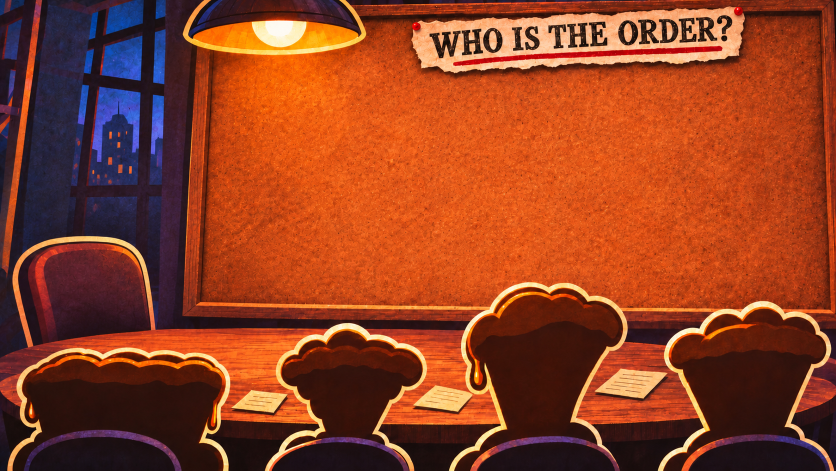
#> input picture art/cutscenes/board/room.png, 1672 x 941 px (shown at 1/2 size); its folder holds 5 pictures in this run
$ python build.py
#> lines starting #> are read from the running program, lines starting #| are printed output that depends on the picture; after the words box and inside, x2 and y2 are one past the last pixel; in counts of white or black regions, pixels touching at a corner belong together
"""Tommy's corkboard layers (2026-11-08) to game assets: assets/cutscenes/board/*.webp. js/hq.js (paintedBoard) pins them on the
painted room live, from the campaign: receipts, suspects, notes, the final photo.

    ~/projects/sprite-forge/.venv/bin/python art/cutscenes/board/build.py

Cut-outs came with a soft glow in their alpha (the ninja and mutant Polaroids and the saluting Dayold came opaque, on a dark backdrop): keep alpha >= 200, trim 1 px (the tickets carry a yellow/red fringe there), feather.
room-front.webp is the four recruits seen from behind, cut from the room itself, drawn over Dayold so he sits behind them.
"""
from pathlib import Path

import numpy as np
from PIL import Image, ImageFilter
from scipy import ndimage

HERE = Path(__file__).resolve().parent
OUT = HERE.parents[2] / "assets/cutscenes/board"
ROOM_W = 1672                       # native: the board shots zoom in
CUTS = {"dayold": 900, "dayold-pointer": 900, "dayold-think": 900, "dayold-salute": 900, "polaroid-teen": 600, "polaroid-turtle": 600, "polaroid-ninja": 600, "polaroid-mutant": 600, "order-1": 300, "order-2": 300}   # longest side, px (close-ups zoom to ~3x)


def cut(name, size):
    src = Image.open(HERE / f"{name}.png")
    im = np.asarray(src.convert("RGBA")).copy()
    if src.mode == "RGB":
        # an opaque one (ninja, mutant) sits on dark brown: the backdrop is the dark joined to the edge
        dark = im[..., :3].max(-1) < 130
        lab, _ = ndimage.label(dark)
        edge = np.unique(np.r_[lab[0], lab[-1], lab[:, 0], lab[:, -1]])
        im[..., 3] = np.where(np.isin(lab, edge[edge > 0]), 0, 255)
    solid = im[..., 3] >= 200
    lab, n = ndimage.label(solid)
    solid = lab == 1 + int(np.argmax(ndimage.sum(solid, lab, range(1, n + 1))))
    solid = ndimage.binary_erosion(ndimage.binary_fill_holes(solid), iterations=1)
    a = Image.fromarray((solid * 255).astype(np.uint8)).filter(ImageFilter.GaussianBlur(0.8))
    im[..., 3] = np.asarray(a)
    ys, xs = np.where(solid)
    pic = Image.fromarray(im).crop((xs.min() - 2, ys.min() - 2, xs.max() + 3, ys.max() + 3))
    k = size / max(pic.size)
    pic = pic.resize((round(pic.width * k), round(pic.height * k)), Image.LANCZOS)
    pic.save(OUT / f"{name}.webp", quality=92, method=6)
    print(name, pic.size)


# Teen and turtle were lit brighter and cooler than ninja and mutant: shift them onto the pair's colour statistics (per channel mean and
# spread over the opaque pixels), most of the way, so all four read as one batch of photos.
MATCH = {"polaroid-teen": ["polaroid-ninja", "polaroid-mutant"], "polaroid-turtle": ["polaroid-ninja", "polaroid-mutant"]}
STRENGTH = 0.8


def stats(names):
    px = np.concatenate([(lambda a: a[a[..., 3] > 200][:, :3])(np.asarray(Image.open(OUT / f"{n}.webp").convert("RGBA")).astype(float))
                         for n in names])
    return px.mean(0), px.std(0)


def tone(name, refs):
    im = np.asarray(Image.open(OUT / f"{name}.webp").convert("RGBA")).astype(float)
    m, sd = stats([name])
    rm, rsd = stats(refs)
    moved = (im[..., :3] - m) / sd * rsd + rm
    im[..., :3] = np.clip(im[..., :3] + STRENGTH * (moved - im[..., :3]), 0, 255)
    Image.fromarray(im.astype(np.uint8), "RGBA").save(OUT / f"{name}.webp", quality=92, method=6)
    print(name, "toned to", ", ".join(refs))


def room():
    im = Image.open(HERE / "room.png").convert("RGB")
#> im is the input picture: PIL image 1672x941 RGB; mean R, G, B 145, 63.8, 34.7
    im = im.resize((ROOM_W, round(im.height * ROOM_W / im.width)), Image.LANCZOS)
    im.save(OUT / "room.webp", quality=90, method=6)
    # the recruits from behind: very dark shapes along the bottom, grown out over their rims
    rgb = np.asarray(im).astype(int)
    dark = rgb.max(-1) < 118
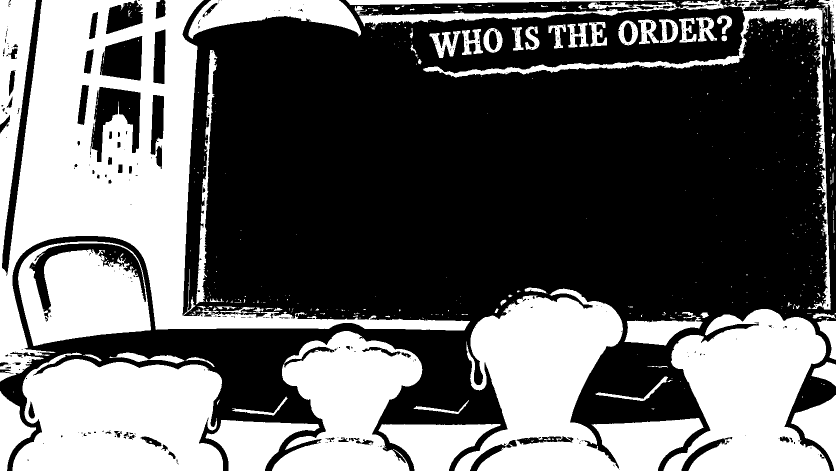
#> dark: shape (941, 1672) bool (shown at 1/2 size); 39.9% white; 566 white regions (475 under 20 px), largest, box (x1, y1, x2, y2) and area: (0, 0, 940, 763) 186606, (909, 577, 1407, 941) 89994, (25, 705, 446, 941) 78793
    dark[: int(im.height * 0.6)] = False
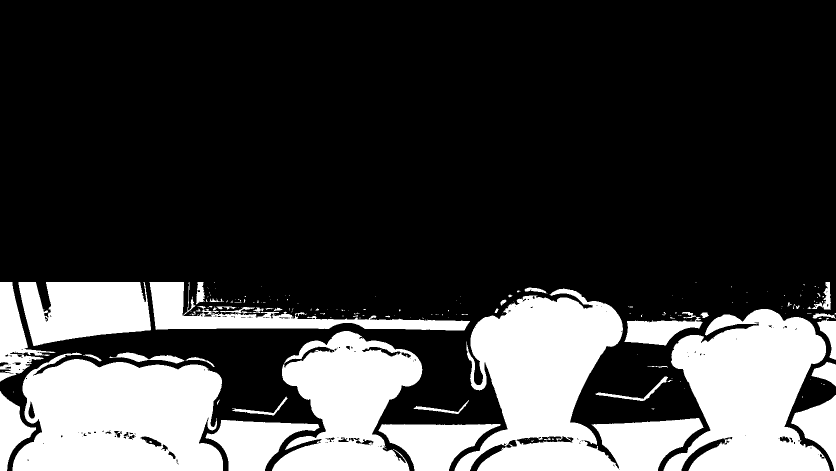
#> dark: shape (941, 1672) bool (shown at 1/2 size); 25.1% white; 200 white regions (157 under 20 px), largest, box (x1, y1, x2, y2) and area: (909, 577, 1407, 941) 89994, (25, 705, 446, 941) 78793, (1327, 618, 1660, 941) 70773
    lab, n = ndimage.label(dark)
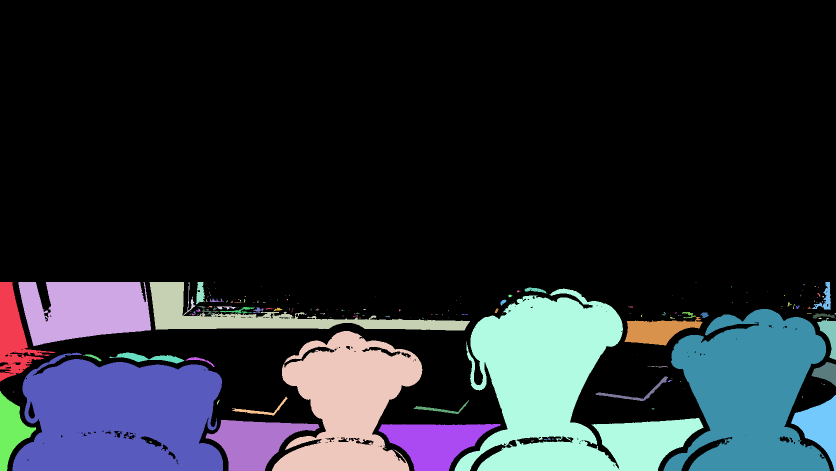
#> lab: shape (941, 1672) int32 (shown at 1/2 size); 248 distinct labels, from 0 to 247; one colour per label, 0 black
#> n = 247
    sizes = ndimage.sum(dark, lab, range(1, n + 1))
#> sizes = 247 values, max 89988 at index 17, min 1 at index 9, mean 1600
    # only shapes that run off the bottom edge: the recruits do, his chair (dark too) does not
    bottom = np.unique(lab[-1])
#> bottom = [0, 18, 114, 188, 193, 214, 216, 224, 225]
    keep = np.isin(lab, [k for k in bottom if k and sizes[k - 1] > 4000])
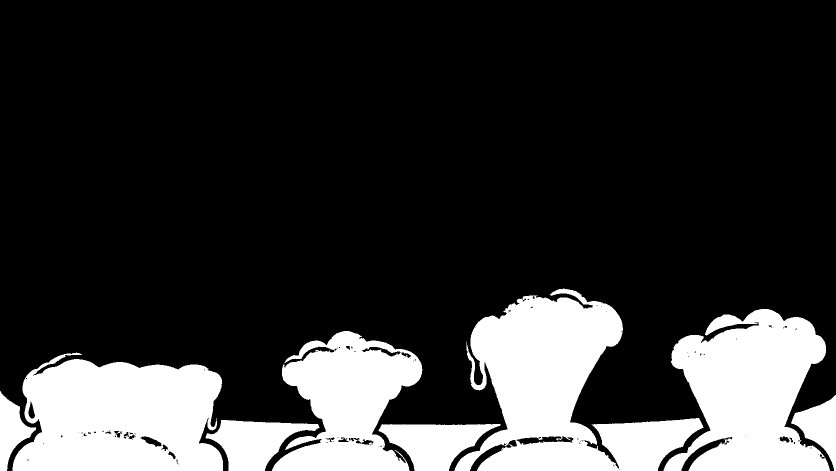
#> keep: shape (941, 1672) bool (shown at 1/2 size); 20.8% white; 8 white regions, largest, box (x1, y1, x2, y2) and area: (909, 577, 1407, 941) 89988, (25, 705, 446, 941) 78792, (1327, 618, 1660, 941) 70770
    keep = ndimage.binary_dilation(ndimage.binary_fill_holes(keep), iterations=12)
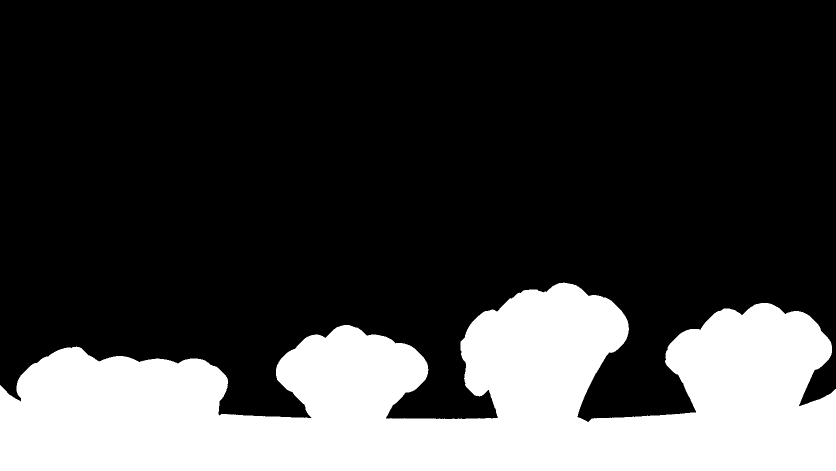
#> keep: shape (941, 1672) bool (shown at 1/2 size); 24.9% white; 1 white region, box (x1, y1, x2, y2) and area: (0, 565, 1672, 941) 392009
    front = np.dstack([rgb.astype(np.uint8), (keep * 255).astype(np.uint8)])
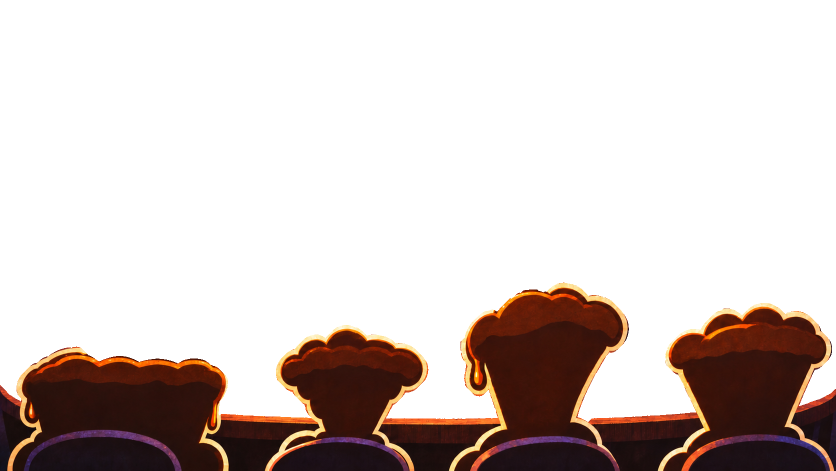
#> front: shape (941, 1672, 4) (shown at 1/2 size); mean R, G, B, A 145, 63.8, 34.7, 63.5; transparent parts drawn white
    Image.fromarray(front, "RGBA").save(OUT / "room-front.webp", quality=90, method=6)
    print("room", im.size, "front px", int(keep.sum()))
#| room (1672, 941) front px 392009


if __name__ == "__main__":
    OUT.mkdir(parents=True, exist_ok=True)
    room()
    for k, v in CUTS.items():
        cut(k, v)
#> (the run stopped early here; a loop or call above may not have finished)
